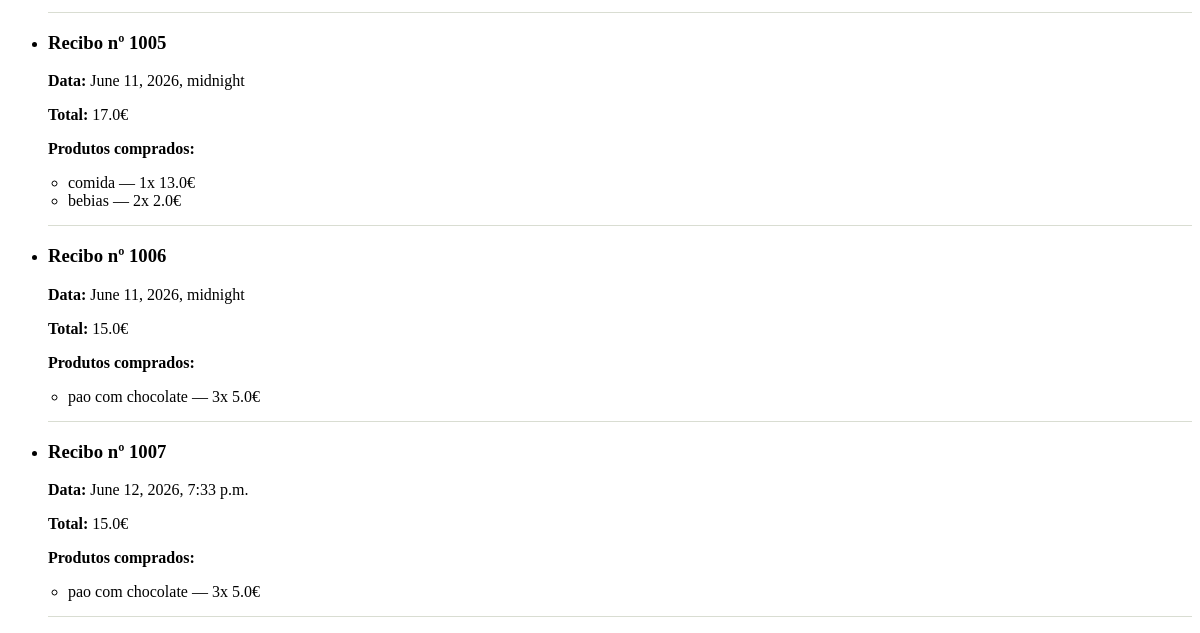
Before: /vendasTESTE/ (lower part) with the older database file.
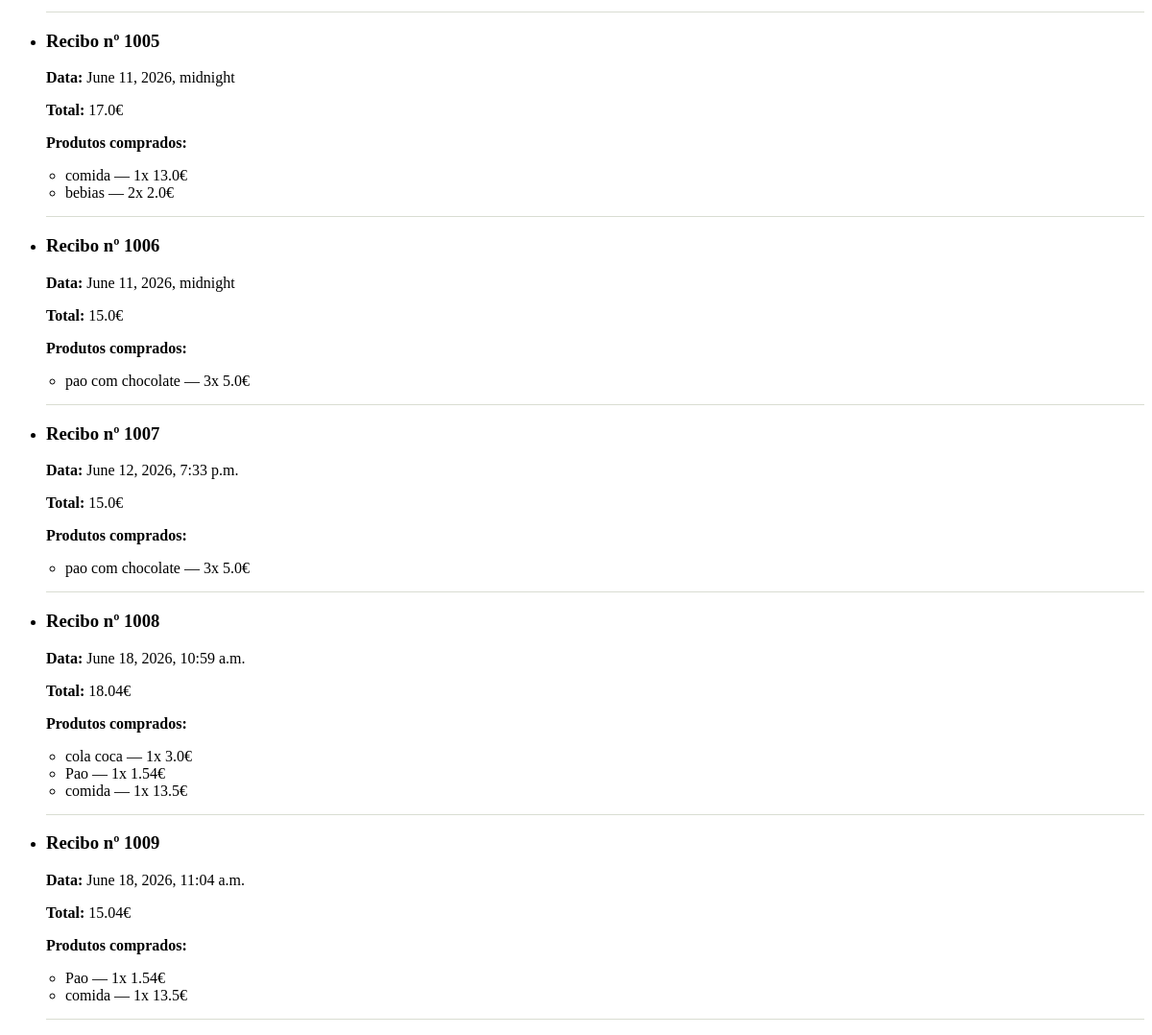
After: the same page with the newer database file.
### workshop/models.py (models this page shows, shortened)
class Venda(models.Model):
    METODO_CHOICES = [('dinheiro', 'Dinheiro'), ('mbway', 'MBWay')]
    recibo = models.BigIntegerField(primary_key=True)
    total = models.FloatField()          # ← era BigIntegerField
    data = models.DateTimeField()        # ← era DateField, perdes a hora!
    metodo_pagamento = models.CharField(max_length=20, choices=METODO_CHOICES, default='dinheiro')
    contacto = models.ForeignKey(
        'Contacto',
        on_delete=models.SET_NULL,
        null=True, blank=True,
        related_name='vendas'
    )
    evento = models.ForeignKey(
        'Evento',
        on_delete=models.SET_NULL,
        null=True, blank=True,
        related_name='vendas'
    )
    class Meta:
        db_table = 'venda'

class VendeSe(models.Model):
    venda = models.ForeignKey(Venda, on_delete=models.RESTRICT, db_column='venda_recibo', related_name='linhas')
    produto = models.ForeignKey(Produto, on_delete=models.RESTRICT, db_column='produto_id', related_name='linhas_venda')
    qtd = models.IntegerField()
    preco = models.FloatField()
    class Meta:
        db_table = 'vende_se'
        unique_together = [('venda', 'produto')]

class Produto(models.Model):
    id = AutoField(primary_key=True)
    nome = models.CharField(max_length=512)
    preco = models.FloatField()
    qtd = models.IntegerField()
    desconto = models.IntegerField()
    iva = models.IntegerField()
    oculto = models.BooleanField(default=False)
    seccao = models.ForeignKey(
        Seccao,
        on_delete=models.RESTRICT,
        db_column='seccao_nome',
        related_name='produtos'
    )
    loja = models.ForeignKey(
        Loja,
        on_delete=models.RESTRICT,
        db_column='loja_nomeloja',
        related_name='produtos',
        null=True,
    )
    fornecedor = models.ForeignKey(
        Fornecedor,
        on_delete=models.RESTRICT,
        db_column='fornecedor_nif',
        related_name='produtos',
        null=True,
    )
    class Meta:
        db_table = 'produto'

### workshop/views.py (the view)
# urls.py: path('vendasTESTE/', views.vendasTESTEFUNC, name='vendasTESTE'),
def vendasTESTEFUNC(request):
    vendas = Venda.objects.all()
    return render(request, 'vendasTESTE.html', {'vendas': vendas})

### workshop/templates/vendasTESTE.html (shortened to what this page needs)
{% extends "base.html" %}
{% load static %}
{% block content %}
  {% if vendas %}
  <ul>
    {% for venda in vendas %}
    <li>
      <h3>Recibo nº {{ venda.recibo }}</h3>
      <p><strong>Data:</strong> {{ venda.data }}</p>
      <p><strong>Total:</strong> {{ venda.total }}€</p>
      <p><strong>Produtos comprados:</strong></p>
      <ul style="margin-top: 5px; padding-left: 20px;">
        {% for linha in venda.linhas.all %}
        <li>{{ linha.produto.nome }} — {{ linha.qtd }}x {{ linha.preco }}€</li>
        {% endfor %}
      </ul>
    </li>
    <hr style="border: 0; border-top: 1px solid var(--line); margin: 15px 0;">
    {% endfor %}
  </ul>
  {% else %}
  <p>Não existem vendas registadas.</p>
  {% endif %}
{% endblock %}

Changed rows visible on the page:
added Venda: recibo "1008", data "June 18, 2026, 10:59 a.m.", total "18.04"
added VendeSe: produto.nome "cola coca", qtd "1", preco "3.0", shown under "1008"
added VendeSe: produto.nome "Pao", qtd "1", preco "1.54", shown under "1008"
added VendeSe: produto.nome "comida", qtd "1", preco "13.5", shown under "1008"
added Venda: recibo "1009", data "June 18, 2026, 11:04 a.m.", total "15.04"
added VendeSe: produto.nome "Pao", qtd "1", preco "1.54", shown under "1009"
added VendeSe: produto.nome "comida", qtd "1", preco "13.5", shown under "1009"
